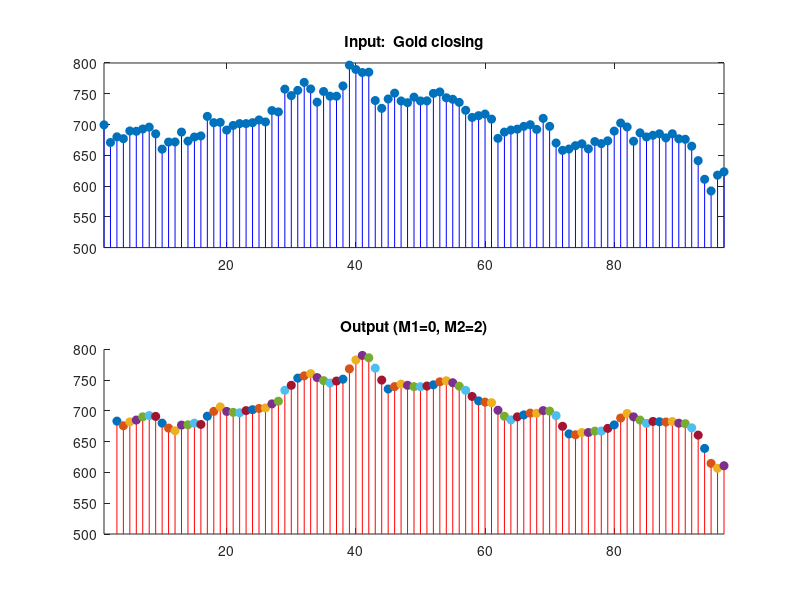

The MATLAB script that drew this image:
gp = load('Gold_pr.dat');  % gold price
gpc = gp(:,1);  % closing price
N = length(gpc);

% Moving average parameters
M1 = 0;  
M2 = 2;

% New figure
fh = figure;

% Plot price
subplot(2,1,1);
sh = stem(1:N, gpc, 'filled');
set(sh,'Color','b');
axis([1 length(gpc) 500 800]);
title('Input:  Gold closing');

% Output plot
subplot(2,1,2);
axis([1 length(gpc) 500 800]);
title(sprintf('Output (M1=%i, M2=%i)',M1,M2));

for n=M2+1:N-M1
  
  % Recolour input
  nvu = n + M1;  nvl = n - M2;
  subplot(2,1,1);
  hold on;  sho = stem(nvl:nvu,gp(nvl:nvu),'filled');  hold off;
  set(sho,'Color','r');
  
  % Plot output point
  gpsm = mean(gp(nvl:nvu));
  subplot(2,1,2);
  hold on;  sh2 = stem(n,gpsm,'filled');  hold off;
  set(sh2,'Color','r');  
  
  pause;
  delete(sho);
end
